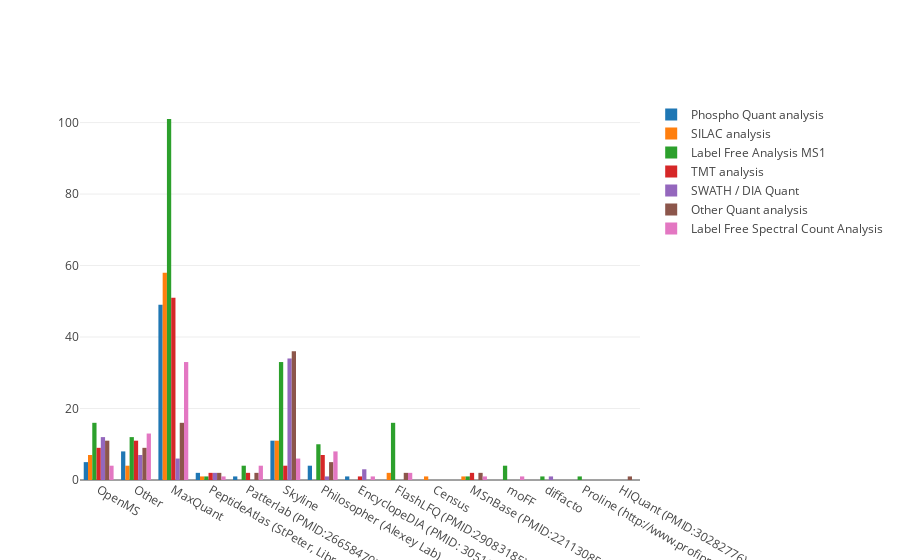

The code cell stored with this chart in its notebook:
### Markdown cell above
## Which of these software do you use for your Quant Analysis

These plots will show the usage of Quantification software.

### Code cell
question = "Which of these software do you use for your Quant Analysis"
data = get_multioption_bar_data(data_df, question)
layout = go.Layout(barmode='group')
fig = go.Figure(data=data, layout=layout)
iplot(fig, filename='grouped-bar')

### Figure 1 — Plotly figure (JSON) as saved in the notebook; plotly's stock layout.template omitted (floating-point values rounded to 4 significant figures)
{"data": [{"name": "Phospho Quant analysis", "type": "bar", "uid": "65802ddd-25d8-4171-ac0b-bd5dde135c89", "x": ["OpenMS", "Other", "MaxQuant", "PeptideAtlas (StPeter, Libra, XPress)", "Patterlab (PMID:26658470)", "Skyline", "Philosopher (Alexey Lab)", "EncyclopeDIA (PMID: 30510204)"], "y": [5, 8, 49, 2, 1, 11, 4, 1]}, {"name": "SILAC analysis", "type": "bar", "uid": "3d0a90bb-c81b-460a-8ade-c5096ea22d8d", "x": ["FlashLFQ (PMID:29083185)", "Census", "Other", "PeptideAtlas (StPeter, Libra, XPress)", "MaxQuant", "OpenMS", "Skyline", "MSnBase (PMID:22113085)"], "y": [2, 1, 4, 1, 58, 7, 11, 1]}, {"name": "Label Free Analysis MS1", "type": "bar", "uid": "4e2e1fe4-6d7e-4fd6-ad54-9a141ce6a3c0", "x": ["Other", "MaxQuant", "Patterlab (PMID:26658470)", "Skyline", "Philosopher (Alexey Lab)", "moFF", "OpenMS", "FlashLFQ (PMID:29083185)", "PeptideAtlas (StPeter, Libra, XPress)", "MSnBase (PMID:22113085)", "diffacto", "Proline (http://www.profiproteomics.fr)"], "y": [12, 101, 4, 33, 10, 4, 16, 16, 1, 1, 1, 1]}, {"name": "TMT analysis", "type": "bar", "uid": "baf55868-1994-4aa6-8d2c-1763a56e43e5", "x": ["OpenMS", "Other", "MaxQuant", "PeptideAtlas (StPeter, Libra, XPress)", "Patterlab (PMID:26658470)", "Skyline", "Philosopher (Alexey Lab)", "MSnBase (PMID:22113085)", "EncyclopeDIA (PMID: 30510204)"], "y": [9, 11, 51, 2, 2, 4, 7, 2, 1]}, {"name": "SWATH / DIA Quant", "type": "bar", "uid": "8e75b44e-a9fd-4840-9985-0af4ed6d11e8", "x": ["OpenMS", "Other", "PeptideAtlas (StPeter, Libra, XPress)", "MaxQuant", "Skyline", "diffacto", "EncyclopeDIA (PMID: 30510204)", "Philosopher (Alexey Lab)"], "y": [12, 7, 2, 6, 34, 1, 3, 1]}, {"name": "Other Quant analysis", "type": "bar", "uid": "c60a2a11-73aa-475e-8962-3aaff23cda2b", "x": ["PeptideAtlas (StPeter, Libra, XPress)", "OpenMS", "Other", "HIQuant (PMID:30282776)", "MaxQuant", "MSnBase (PMID:22113085)", "Skyline", "Philosopher (Alexey Lab)", "FlashLFQ (PMID:29083185)", "Patterlab (PMID:26658470)"], "y": [2, 11, 9, 1, 16, 2, 36, 5, 2, 2]}, {"name": "Label Free Spectral Count Analysis", "type": "bar", "uid": "27ab9ec8-35c0-4549-bc37-4f524c2c950c", "x": ["Other", "MaxQuant", "OpenMS", "Skyline", "Philosopher (Alexey Lab)", "moFF", "Patterlab (PMID:26658470)", "FlashLFQ (PMID:29083185)", "PeptideAtlas (StPeter, Libra, XPress)", "MSnBase (PMID:22113085)", "EncyclopeDIA (PMID: 30510204)"], "y": [13, 33, 4, 6, 8, 1, 4, 2, 1, 1, 1]}], "layout": {"barmode": "group"}}
